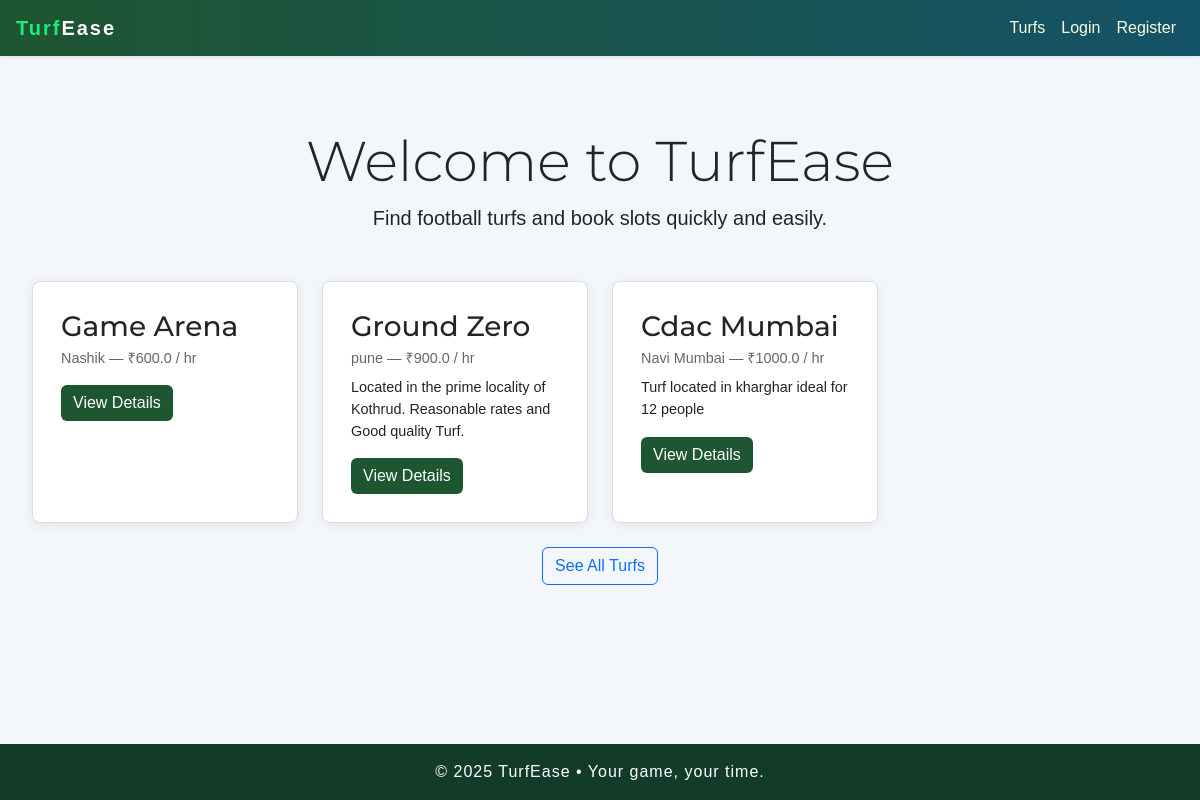
The page / on the database its author committed.
### turf_app/models.py (models this page shows, shortened)
class Turf(db.Model):
    id = db.Column(db.Integer, primary_key=True)
    owner_id = db.Column(db.Integer, db.ForeignKey('user.id'), nullable=False)
    name = db.Column(db.String(120), nullable=False)
    city = db.Column(db.String(80))
    address = db.Column(db.String(200))
    price_per_hour = db.Column(db.Float, nullable=False, default=500.0)
    description = db.Column(db.Text)
    image = db.Column(db.String(200))
    created_at = db.Column(db.DateTime, default=datetime.utcnow)
    updated_at = db.Column(db.DateTime, default=datetime.utcnow, onupdate=datetime.utcnow)
    owner = db.relationship('User', back_populates='turfs')
    slots = db.relationship('Slot', back_populates='turf', lazy=True, cascade='all, delete-orphan')
    bookings = db.relationship('Booking', back_populates='turf', lazy=True, cascade='all, delete-orphan')

### turf_app/main.py (the view)
@main_bp.route('/')
def index():
    turfs = Turf.query.order_by(Turf.created_at.desc()).limit(6).all()
    return render_template('index.html', turfs=turfs)

### turf_app/templates/index.html (shortened to what this page needs)
{% extends 'base.html' %} {% block content %}
<div class="container mt-5">
  <div class="text-center mb-5">
    <h1 class="display-4">Welcome to TurfEase</h1>
    <p class="lead">Find football turfs and book slots quickly and easily.</p>
  </div>
  <section class="grid">
    {% for turf in turfs %}
    <article class="card turf-card">
      <div class="card-body">
        <h3 class="card-title">{{ turf.name }}</h3>
        <p class="card-subtitle">
          {{ turf.city }} — ₹{{ turf.price_per_hour }} / hr
        </p>
        <p class="card-text">
          {{ turf.description[:120] ~ ("..." if turf.description|length > 120
          else "") }}
        </p>
        <a
          class="btn btn-primary"
          href="{{ url_for('main.turf_details', turf_id=turf.id) }}"
          >View Details</a
        >
      </div>
    </article>
    {% endfor %}
  </section>
  <div class="text-center mt-4">
    <a href="{{ url_for('main.turf_list') }}" class="btn btn-outline-primary"
      >See All Turfs</a
    >
  </div>
</div>
{% endblock %}

### turf_app/static/css/style.css (style rules this page uses)
:root { --maxw: 1100px; --accent: #1e90ff; --muted: #666; }
* { box-sizing: border-box; font-family: Arial, Helvetica, sans-serif; }
body { margin: 0; color: #222; line-height: 1.4; background: #f8f9fa; }
.container { max-width: var(--maxw); margin: 0 auto; padding: 16px; }
.grid { display: grid; grid-template-columns: repeat(auto-fit, minmax(220px, 1fr)); gap: 12px; margin-top: 12px; }
.card { background: #fff; padding: 12px; border-radius: 8px; box-shadow: 0 1px 4px rgba(0, 0, 0, 0.08); }
.btn { border-radius: 6px; cursor: pointer; }

### turf_app/templates/base.html (style rules this page uses)
body { background: #f3f6fa; display: flex; flex-direction: column; min-height: 100vh; font-family: "Roboto", sans-serif; }
.btn-primary { background-color: #1e5631; border: none; }
.turf-card { border-radius: 1.2rem; border: none; box-shadow: 0 2px 12px rgba(0, 0, 0, 0.07); }
h1, h2, h3, h4, h5, h6 { font-family: "Montserrat", sans-serif; }

### turf_app/templates/index.html (style rules this page uses)
.container { max-width: 1200px; margin: auto; padding: 0 1rem; }
.grid { display: grid; grid-template-columns: repeat(auto-fill, minmax(250px, 1fr)); gap: 1.5rem; }
.card { border: 1px solid #ddd; border-radius: 0.5rem; overflow: hidden; transition: transform 0.2s, box-shadow 0.2s; background: #fff; }
.card-body { padding: 1rem; }
.card-title { margin-bottom: 0.5rem; }
.card-subtitle { font-size: 0.9rem; color: #666; margin-bottom: 0.5rem; }
.card-text { font-size: 0.9rem; margin-bottom: 1rem; }
.btn { text-decoration: none; }

### rows shown on the page
Turf: name "Game Arena", city "Nashik", price_per_hour "600.0"
Turf: name "Ground Zero", city "pune", price_per_hour "900.0", description "Located in the prime locality of Kothrud. Reasonable rates and Good quality Turf."
Turf: name "Cdac Mumbai", city "Navi Mumbai", price_per_hour "1000.0", description "Turf located in kharghar ideal for 12 people"
